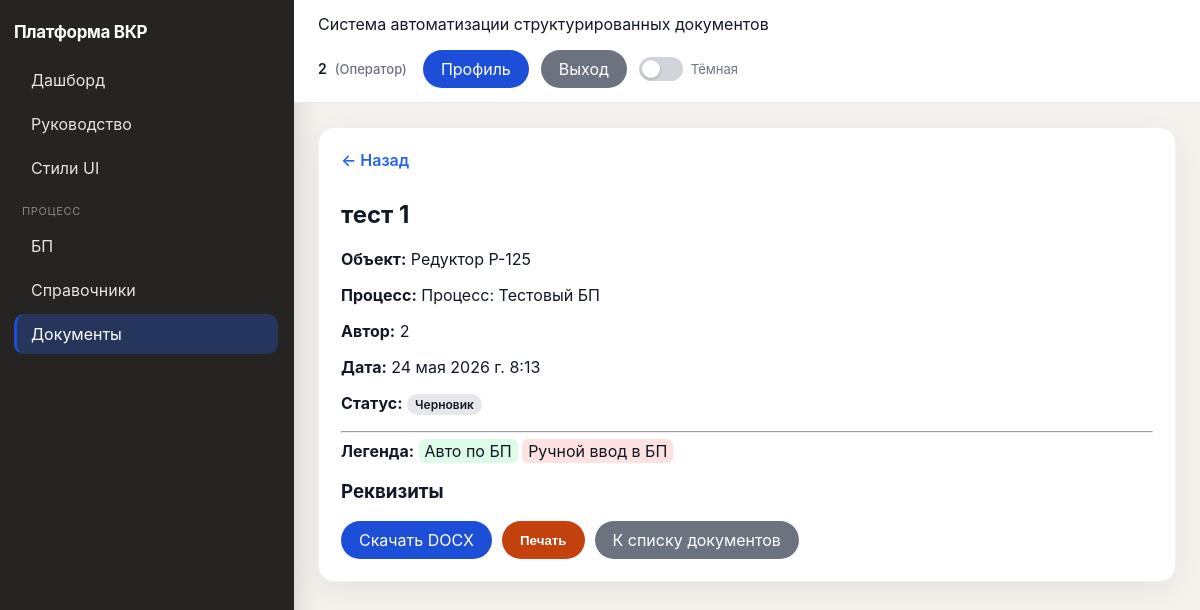
The page /ui/documents/16/preview/ (signed in) on the database its author committed.
### apps/users/models.py (models this page shows, shortened)
class Users(models.Model):
    user_id = models.BigAutoField(primary_key=True)
    login = models.CharField(max_length=150, unique=True)
    full_name = models.CharField(max_length=255)
    password = models.CharField(max_length=255, default="changeme")
    password_hash = models.CharField(max_length=255, blank=True)
    role_id = models.ForeignKey("roles.Roles", on_delete=models.PROTECT, related_name="users")
    class Meta:
        db_table = "Users"

### apps/roles/models.py (models this page shows, shortened)
class Roles(models.Model):
    role_id = models.BigAutoField(primary_key=True)
    role_name = models.CharField(max_length=50, unique=True)
    description = models.TextField(blank=True)
    class Meta:
        db_table = "Roles"

### apps/documents/models.py (models this page shows)
class Documents(models.Model):
    STATUS_CHOICES = (
        ("draft", "draft"),
        ("filled", "filled"),
        ("generated", "generated"),
        ("archived", "archived"),
    )
    document_id = models.BigAutoField(primary_key=True)
    status = models.CharField(max_length=50, choices=STATUS_CHOICES, default="draft")
    created_at = models.DateTimeField(auto_now_add=True)
    document_type_id = models.ForeignKey("templates_cfg.DocumentTypes", on_delete=models.PROTECT, related_name="documents")
    object_id = models.ForeignKey("templates_cfg.ProductionObjects", on_delete=models.PROTECT, related_name="documents")
    user_id = models.ForeignKey("users.Users", on_delete=models.PROTECT, related_name="documents")
    process_id = models.ForeignKey("processes.Processes", on_delete=models.PROTECT, related_name="documents")
    generated_html = models.TextField(blank=True)
    generated_file = models.FileField(upload_to="generated_docs/", null=True, blank=True)
    table_rows_json = models.TextField(
        default="[]",
        blank=True,
        help_text="JSON-массив строк таблицы: [{\"col_key\": \"значение\", ...}, ...] для шаблонов с таблицей.",
    )
    class Meta:
        db_table = "Documents"
        ordering = ("-created_at",)

### apps/templates_cfg/models.py (models this page shows, shortened)
class DocumentTypes(models.Model):
    document_type_id = models.BigAutoField(primary_key=True)
    name = models.CharField(max_length=255)
    description = models.TextField(blank=True)
    template_file = models.FileField(upload_to="doc_templates/", null=True, blank=True)
    template_html = models.TextField(blank=True)
    has_table_template = models.BooleanField(
        default=False,
        help_text="В DOCX есть повторяющаяся таблица: две подряд строки с одинаковыми плейсхолдерами; ключи не дублируются в каталоге полей.",
    )
    table_anchor_json = models.TextField(
        blank=True,
        default="",
        help_text="JSON: индекс таблицы и две строки-шаблона, например {\"table_idx\":0,\"row0\":1,\"row1\":2}.",
    )
    class Meta:
        db_table = "DocumentTypes"

class ProductionObjects(models.Model):
    object_id = models.BigAutoField(primary_key=True)
    object_type = models.CharField(max_length=255)
    name = models.CharField(max_length=255)
    source_record = models.ForeignKey(
        "bpm.DictionaryRecord",
        on_delete=models.SET_NULL,
        null=True,
        blank=True,
        related_name="production_objects",
        help_text="Если задано — объект создан из записи справочника.",
    )
    class Meta:
        db_table = "ProductionObjects"

### apps/processes/models.py (models this page shows, shortened)
class Processes(models.Model):
    process_id = models.BigAutoField(primary_key=True)
    name = models.CharField(max_length=255)
    description = models.TextField(blank=True)
    class Meta:
        db_table = "Processes"

### apps/documents/views.py (the view, shortened to what this page needs)
# urls.py: path("ui/documents/<int:document_id>/preview/", UIDocumentPreviewView.as_view(), name="ui-document-preview"),
class UIDocumentPreviewView(LoginRequiredRoleMixin, View):
    allowed_roles = {"ADMIN", "SPECIALIST", "OPERATOR"}
    def get(self, request, document_id):
        document = Documents.objects.select_related(
            "document_type_id", "object_id", "user_id", "process_id"
        ).get(document_id=document_id)
        requisites = RequisiteValues.objects.filter(document_id=document).select_related("requisite_id")
        slot = (
            ProcessDocumentInstance.objects.filter(document_id=document.document_id)
            .select_related("process_document_template")
            .first()
        )
        rules = {}
        if slot:
            rules = {
                r.requisite_id: r
                for r in FieldSourceRule.objects.filter(process_document_template=slot.process_document_template)
            }
        requisite_rows = []
        try:
            table_preview_rows = (
                json.loads(document.table_rows_json or "[]")
                if getattr(document.document_type_id, "has_table_template", False)
                else None
            )
        except json.JSONDecodeError:
            table_preview_rows = []
        if table_preview_rows is not None and not isinstance(table_preview_rows, list):
            table_preview_rows = []
        write_operation_log(
            user=request.enterprise_user,
            document=document,
            operation_result=f'Открыт предпросмотр документа «{document.document_type_id.name}» (№ {document.document_id}).',
        )
        return render(
            request,
            "ui/document_preview.html",
            {
                "document": document,
                "requisites": requisites,
                "requisite_rows": requisite_rows,
                "bpm_document_preview": bool(slot),
                "table_preview_rows": table_preview_rows,
            },
        )

### apps/logs/services.py (called while the page is built)
def write_operation_log(*, user, operation_result, document=None, step=None):
    if step is None and document is not None:
        step = ProcessSteps.objects.filter(process_id=document.process_id).order_by("step_order").first()
    return OperationLog.objects.create(
        user_id=user,
        document_id=document,
        step_id=step,
        operation_result=operation_result,
    )

### apps/users/context_processors.py (called while the page is built)
def current_enterprise_user(request):
    return {"current_enterprise_user": get_request_user(request)}

### apps/users/permissions.py (called while the page is built)
def get_request_user(request):
    params = getattr(request, "query_params", getattr(request, "GET", {}))
    user_id = request.session.get("user_id") or request.headers.get("X-User-Id") or params.get("user_id")
    if not user_id:
        return None
    try:
        return Users.objects.select_related("role_id").get(user_id=user_id)
    except Users.DoesNotExist:
        return None

### apps/users/templatetags/ui_labels.py (called while the page is built)
@register.filter
def role_ru(value):
    return ROLE_LABELS.get(value, value)

@register.filter
def status_ru(value):
    return STATUS_LABELS.get(value, value)

### apps/users/ui_permissions.py (called while the page is built)
    @method_decorator(csrf_protect)
    def dispatch(self, request, *args, **kwargs):
        user = get_request_user(request)
        if not user:
            return redirect("login-page")
        request.enterprise_user = user
        if self.allowed_roles and user.role_id.role_name not in self.allowed_roles:
            return redirect("dashboard")
        return super().dispatch(request, *args, **kwargs)

### templates/ui/document_preview.html (shortened to what this page needs)
{% extends "ui/base.html" %}
{% load ui_labels %}
{% load document_extras %}
{% block content %}
<a class="back-link" href="/ui/documents/">← Назад</a>
<h2>{{ document.document_type_id.name }}</h2>
<p><b>Объект:</b> {{ document.object_id.name }}</p>
<p><b>Процесс:</b> {{ document.process_id.name }}</p>
<p><b>Автор:</b> {{ document.user_id.full_name }}</p>
<p><b>Дата:</b> {{ document.created_at }}</p>
<p><b>Статус:</b> <span class="status-pill status-{{ document.status }}">{{ document.status|status_ru }}</span></p>
<hr />
<div style="margin-bottom:12px;">
  <b>Легенда:</b>
  {% if bpm_document_preview %}
  <span class="ph constant">Авто по БП</span>
  <span class="ph variable">Ручной ввод в БП</span>
  {% else %}
  <span class="ph constant">Постоянный</span>
  <span class="ph variable">Переменный</span>
  {% endif %}
</div>
<h3>Реквизиты</h3>
<div style="display:flex; gap:10px; flex-wrap:wrap; margin-top:16px;">
  <a href="/ui/documents/{{ document.document_id }}/download/" class="btn btn-save btn-pill">Скачать DOCX</a>
  <button type="button" class="btn btn-edit btn-pill" onclick="window.print()">Печать</button>
  <a href="/ui/documents/" class="btn btn-back btn-pill">К списку документов</a>
</div>
{% endblock %}

### templates/ui/base.html (shortened to what this page needs)
<!doctype html>
<html lang="ru">
<head>
</head>
{% load ui_labels %}
<body>
<div class="layout">
    <aside class="sidebar">
        <div class="brand">Платформа ВКР</div>
        <nav class="menu">
            <a href="/" class="{% if request.path == '/' %}active{% endif %}">Дашборд</a>
            <a href="/ui/help/" class="{% if '/ui/help/' in request.path %}active{% endif %}">Руководство</a>
            {% if current_enterprise_user %}
            <a href="{% url 'ui-system-styleguide' %}" class="{% if '/ui/system/styleguide' in request.path %}active{% endif %}">Стили UI</a>
                {% if current_enterprise_user.role_id.role_name == "ADMIN" %}
                    <div class="menu-title">Основное</div>
                    <a href="/ui/users/" class="{% if '/ui/users/' in request.path %}active{% endif %}">Пользователи</a>
                    <a href="/ui/roles/" class="{% if '/ui/roles/' in request.path %}active{% endif %}">Роли</a>
                    <a href="/ui/documents/" class="{% if '/ui/documents/' in request.path %}active{% endif %}">Документы</a>
                    <div class="menu-title">Контроль</div>
                    <a href="/ui/logs/" class="{% if '/ui/logs/' in request.path %}active{% endif %}">Журнал операций</a>
                {% else %}
                    <div class="menu-title">Процесс</div>
                    <a href="/ui/bpm/run/" class="{% if '/ui/bpm/run' in request.path or '/ui/bpm/start' in request.path or '/ui/bpm/instance/' in request.path %}active{% endif %}">БП</a>
                    <a href="/ui/bpm/dictionaries/" class="{% if '/ui/bpm/dictionaries' in request.path %}active{% endif %}">Справочники</a>
                    <a href="/ui/documents/" class="{% if '/ui/documents/' in request.path %}active{% endif %}">Документы</a>
                {% endif %}
            {% endif %}
        </nav>
    </aside>
    <main class="main">
        <div class="topbar">
            <div>
                Система автоматизации структурированных документов
            </div>
            <div class="topbar-user">
                {% if current_enterprise_user %}
                    <span class="topbar-user-meta">
                        <strong>{{ current_enterprise_user.full_name }}</strong>
                        <span class="topbar-user-role">({{ current_enterprise_user.role_id.role_name|role_ru }})</span>
                    </span>
                    <div class="topbar-actions">
                        <a href="/profile/" class="btn btn-save btn-pill btn-inline">Профиль</a>
                        <a href="/logout/" class="btn btn-back btn-pill btn-inline">Выход</a>
                        <label class="theme-toggle" title="Тёмная тема">
                            <span class="theme-toggle-track" aria-hidden="true"></span>
                            <span class="theme-toggle-label">Тёмная</span>
                        </label>
                    </div>
                {% else %}
                    <a href="/login/" class="btn btn-save btn-pill">Вход</a>
                {% endif %}
            </div>
        </div>
        <div class="content">
            <div class="panel">
                {% block content %}{% endblock %}
            </div>
        </div>
    </main>
</div>
</body>
</html>

### templates/ui/base.html (style rules this page uses)
:root { --bg: #f5f2ed; --sidebar-bg: #252423; --sidebar-text: #e8e6e3; --card: #ffffff; --border: #e5e7eb; --card-border: #eef0f4; --topbar-bg: #ffffff; --text: #111827; --muted: #6b7280; --save: #1d4ed8; --edit: #c2410c; --delete: #b91c1c; --back: #6b7280; --info: #2563eb; --ok: #16a34a; --warn: #ca8a04; --err: #dc2626; --link: #2563eb; --row-hover: #f8fafc; --input-bg: #ffffff; --input-border: #d1d5db; --field-border: #f1f5f9; --readonly-bg: #f8fafc; --readonly-text: #334155; --panel-shadow: rgba(15, 23, 42, 0.06); --card-shadow: rgba(15, 23, 42, 0.05); --toggle-track: #d1d5db; --toggle-thumb: #ffffff; --inset-bg: #fafafa; }
body { font-family: -apple-system, BlinkMacSystemFont, "Segoe UI", sans-serif; margin: 0; background:var(--bg); color:var(--text); transition: background .2s, color .2s; }
.layout { display:flex; min-height: 100vh; }
.sidebar { width:264px; background:var(--sidebar-bg); color:var(--sidebar-text); padding:22px 16px 22px 14px; box-shadow: 4px 0 24px rgba(0,0,0,.12); }
.brand { font-weight:700; margin-bottom:18px; letter-spacing:-0.02em; color:#fff; font-size:17px; }
.menu-title { margin:16px 0 8px 8px; color:rgba(255,255,255,.45); font-size:11px; text-transform:uppercase; letter-spacing:.06em; }
.menu a { display:block; padding:10px 12px 10px 14px; text-decoration:none; color:rgba(255,255,255,.88); border-radius:10px; margin-bottom:4px; transition: background .15s; border-left:3px solid transparent; }
.menu a.active { background:rgba(37,99,235,.28); border-left-color:var(--save); color:#fff; }
.main { flex:1; }
.topbar { background:var(--topbar-bg); border-bottom:1px solid var(--border); padding:14px 24px; display:flex; justify-content:space-between; align-items:center; gap:16px; flex-wrap:wrap; transition: background .2s, border-color .2s; }
.topbar-user { display:flex; align-items:center; gap:12px 16px; flex-wrap:wrap; justify-content:flex-end; }
.topbar-user-meta { font-size:14px; line-height:1.35; }
.topbar-user-meta strong { font-weight:600; }
.topbar-user-role { color:var(--muted); font-size:13px; font-weight:500; margin-left:4px; }
.topbar-actions { display:inline-flex; align-items:center; gap:8px; flex-wrap:wrap; }
.theme-toggle { display:inline-flex; align-items:center; gap:8px; cursor:pointer; user-select:none; margin:0; }
.theme-toggle-track { width:44px; height:24px; background:var(--toggle-track); border-radius:999px; position:relative; transition: background .2s; flex-shrink:0; }
.theme-toggle-track::after { content:""; position:absolute; width:18px; height:18px; background:var(--toggle-thumb); border-radius:50%; top:3px; left:3px; transition: transform .2s, background .2s; box-shadow:0 1px 3px rgba(0,0,0,.25); }
.theme-toggle-label { font-size:13px; color:var(--muted); white-space:nowrap; }
.content { padding:24px; }
.panel { background:var(--card); border-radius:16px; padding:22px; box-shadow:0 8px 30px var(--panel-shadow); border:1px solid var(--card-border); transition: background .2s, border-color .2s, box-shadow .2s; }
button { cursor:pointer; border:none; border-radius:10px; font-weight:600; }
.btn { display:inline-block; padding:10px 16px; color:#fff; text-decoration:none; text-align:center; }
.btn-save { background:var(--save); }
.btn-edit { background:var(--edit); color:#fff; }
.btn-back { background:var(--back); color:#fff; }
.btn-inline { width:auto; margin:0 4px 0 0; }
.btn-pill { border-radius: 999px; padding: 9px 18px; }
.ph.constant { background:#dcfce7; padding:2px 6px; border-radius:6px; }
.ph.variable { background:#fee2e2; padding:2px 6px; border-radius:6px; }
.status-pill { display:inline-block; padding:3px 8px; border-radius:999px; font-size:12px; font-weight:600; }
.status-draft { background:#e5e7eb; color:#111827; }
.back-link { display:inline-block; margin-bottom:10px; text-decoration:none; color:var(--link); font-weight:600; }

### rows shown on the page
Users: full_name "2", role_id.role_name|role_ru "Оператор"
Documents: document_type_id.name "тест 1", object_id.name "Редуктор Р-125", process_id.name "Процесс: Тестовый БП", user_id.full_name "2", created_at "24 мая 2026 г. 8:13", status|status_ru "Черновик"
